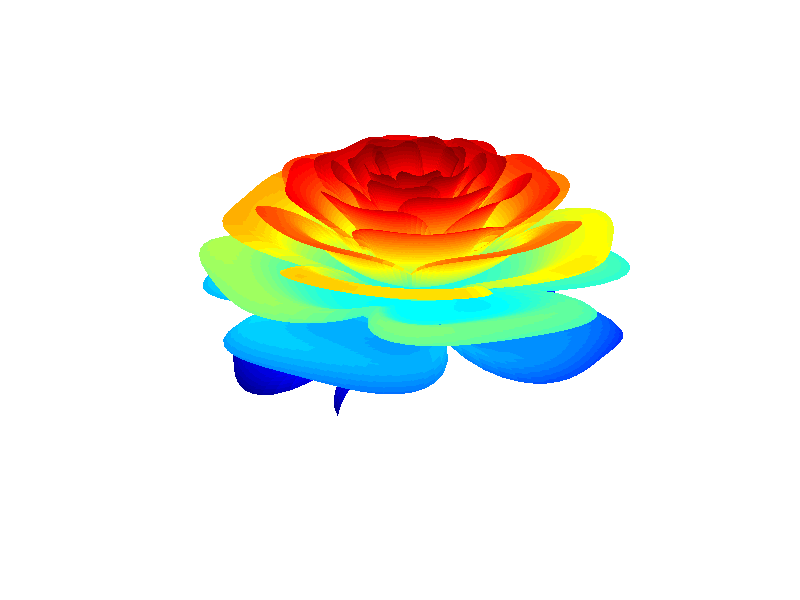

MATLAB code for this plot:
n=1028;
p=pi;
[R,T]=ndgrid(linspace(0,1,n),linspace(-2,20*p,n));
x=1-(.5)*((5/4)*(1-mod(3.6*T,2*p)/p).^2-.25).^2;
U=2*exp(-T/(8*p));
L=sin(U);
J=cos(U);
y=1.99*(R.^2).*(1.2*R-1).^2.*L;
K=x.*(R.*L+y.*J);
X=K.*sin(T);
Y=K.*cos(T);
Z=x.*(R.*J-y.*L);
surf(X,Y,Z,'LineStyle','none')
grid,axis off;
colormap(jet)